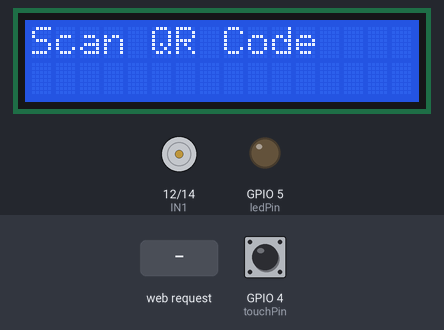
A sketch run on a simulated ESP32. On the bench: 16×2 character LCD, motor-driver pin pairs drawn as motors (green arrow = first pin HIGH = forward, orange = second pin HIGH = backward, longer = more drive, scaled by the enable pin), output pins drawn as LEDs (lit = HIGH). The test bench sets the inputs (shaded band); at power-on: GPIO 4 (touchPin) LOW. WiFi joins after 1.5 s; servers stay silent unless stated; what the sketch prints to the serial monitor is not drawn.

Above: at 5.2 s.
5.3 s: GPIO 4 (touchPin) pulled HIGH for 0.15 s
At 6.4 s:
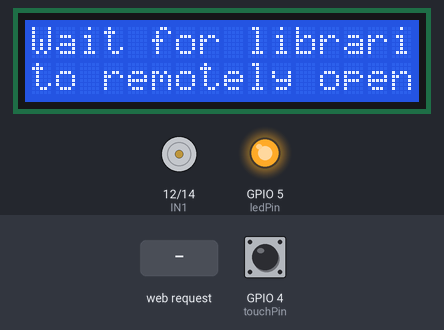
6.9 s: HTTP request GET /access-granted received
At 7.4 s:
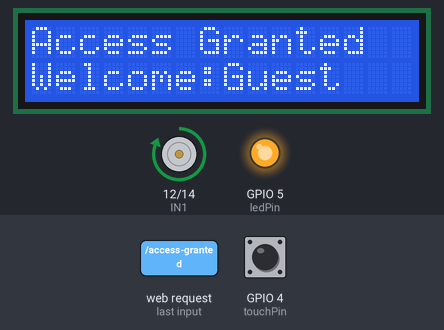
9.9 s: HTTP request GET /open_door_and_turn_off_led received
At 10.9 s:
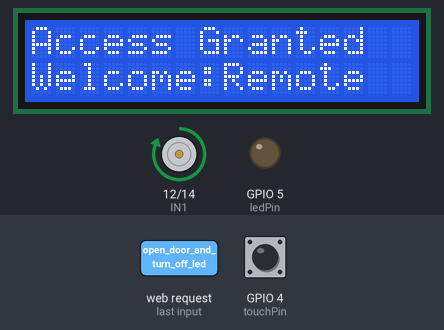
12.9 s: HTTP request GET /access-denied received
At 13.2 s:
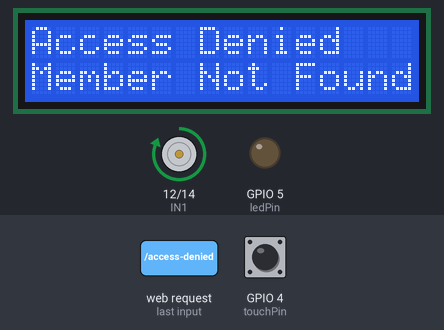
15.9 s: HTTP request GET /scanning?data=1 received
18.9 s: HTTP request GET /access-granted?user=1 received
At 20.0 s:
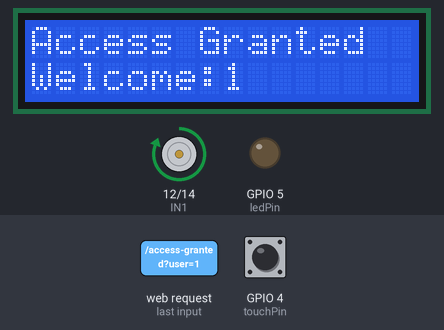
Timing chart, 0 to 30.4 s (numbered marks = the images above; inputs shaded):
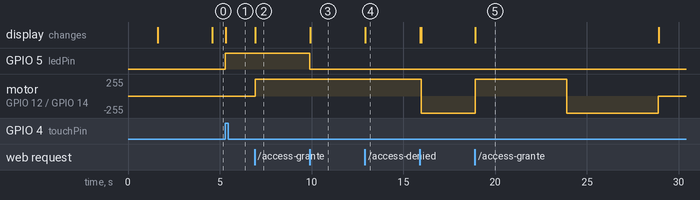

The sketch:

Final_Entry_Code.ino
```cpp
#include <WiFi.h>
#include <WebServer.h>
#include <LiquidCrystal_I2C.h>

// WiFi credentials
const char* ssid = "Tema";
const char* password = "Tema1234";

IPAddress local_IP(192, 168, 15, 69);
IPAddress gateway(192, 168, 15, 1);
IPAddress subnet(255, 255, 255, 0);


// Motor pins
const int IN1 = 12;
const int IN2 = 14;
const int ENA = 13;  // Motor enable pin (digital ON/OFF)

// Touch sensor and LED pins
const int touchPin = 4;  // Touch sensor input pin
const int ledPin = 5;    // LED output pin (indicator LED)

// LCD setup
LiquidCrystal_I2C lcd(0x27, 16, 2);

// Web server
WebServer server(80);

// Timing parameters
const unsigned long doorOpenTime = 5000;    // 5 seconds door open
const unsigned long doorCloseTime = 5000;   // 5 seconds door close
const unsigned long thankYouTime = 3000;    // 3 seconds thank you display
const unsigned long toggleInterval = 3000;  // 3 seconds toggle welcome/scan prompt

// Display states
enum DisplayState {
  WELCOME_SCAN_ALTERNATE,
  SHOW_SCANNING,
  SHOW_ACCESS_GRANTED,
  SHOW_ACCESS_DENIED,
  SHOW_THANK_YOU,
  SHOW_TOUCH_WAIT
};

DisplayState currentDisplay = WELCOME_SCAN_ALTERNATE;
unsigned long lastToggleTime = 0;

// Variables for scanned data and user info
String scannedData = "";
String accessUser = "";

// Door control variables
bool doorOpening = false;
unsigned long doorActionStartTime = 0;

// Touch sensor state
bool touchRequested = false;
bool ledState = false;  // track LED state

// Door state machine
enum DoorState {
  DOOR_IDLE,
  DOOR_OPENING,
  DOOR_CLOSING,
  DOOR_DONE
};
DoorState doorState = DOOR_IDLE;

void setup() {
  Serial.begin(115200);
  WiFi.mode(WIFI_STA);

  pinMode(IN1, OUTPUT);
  pinMode(IN2, OUTPUT);
  pinMode(ENA, OUTPUT);

  pinMode(touchPin, INPUT);
  pinMode(ledPin, OUTPUT);
  digitalWrite(ledPin, LOW);  // LED off initially

  lcd.init();
  lcd.backlight();

  // Configure static IP (optional)
  if (!WiFi.config(local_IP, gateway, subnet)) {
    Serial.println("Failed to configure static IP");
  }

  WiFi.begin(ssid, password);
  lcd.clear();
  lcd.print("Connecting WiFi");
  while (WiFi.status() != WL_CONNECTED) {
    delay(500);
    Serial.print(".");
  }
  Serial.println("\nWiFi connected");
  Serial.print("IP: ");
  Serial.println(WiFi.localIP());

  lcd.clear();

  // Setup HTTP routes
  server.on("/scanning", HTTP_GET, handleScanning);
  server.on("/access-granted", HTTP_GET, handleAccessGranted);
  server.on("/access-denied", HTTP_GET, handleAccessDenied);

  // Endpoints for LED control and door open
  server.on("/open_door", HTTP_GET, handleOpenDoor);
  server.on("/turn_on_led", HTTP_GET, handleTurnOnLed);
  server.on("/turn_off_led", HTTP_GET, handleTurnOffLed);

  // New endpoint: open door and turn off LED
  server.on("/open_door_and_turn_off_led", HTTP_GET, handleOpenDoorAndTurnOffLed);

  server.begin();
  Serial.println("HTTP server started");

  // Start with welcome/scan alternating display
  currentDisplay = WELCOME_SCAN_ALTERNATE;
  lastToggleTime = millis();
  updateLCD();
}

void loop() {
  // Read touch sensor
  int touchState = digitalRead(touchPin);

  if (touchState == HIGH) {  // Adjust if your sensor is active LOW
    if (!ledState) { // prevent overriding remote LED control
      digitalWrite(ledPin, HIGH);
      ledState = true;
    }

    if (!touchRequested) {
      touchRequested = true;
      Serial.println("Sensor activated:librarian alert");
      currentDisplay = SHOW_TOUCH_WAIT;
      updateLCD();
    }
  } else if (!ledState) { // only turn off LED if remote control not active
    digitalWrite(ledPin, LOW);
    if (touchRequested) {
      touchRequested = false;
      if (!doorOpening) {
        currentDisplay = WELCOME_SCAN_ALTERNATE;
        lastToggleTime = millis();
        updateLCD();
      }
    }
  }

  server.handleClient();

  // Door open/close logic (state machine)
  if (doorOpening) {
    unsigned long now = millis();
    switch (doorState) {
      case DOOR_OPENING:
        if (now - doorActionStartTime < doorOpenTime) {
          // Run motor forward (open)
          digitalWrite(IN1, HIGH);
          digitalWrite(IN2, LOW);
          digitalWrite(ENA, HIGH);
        } else {
          // Start closing
          doorActionStartTime = now;
          doorState = DOOR_CLOSING;
        }
        break;
      case DOOR_CLOSING:
        if (now - doorActionStartTime < doorCloseTime) {
          // Run motor reverse (close)
          digitalWrite(IN1, LOW);
          digitalWrite(IN2, HIGH);
          digitalWrite(ENA, HIGH);
        } else {
          stopMotor();
          doorActionStartTime = now;
          doorState = DOOR_DONE;
          currentDisplay = SHOW_THANK_YOU;
          updateLCD();
        }
        break;
      case DOOR_DONE:
        if (now - doorActionStartTime > thankYouTime) {
          doorOpening = false;
          doorState = DOOR_IDLE;
          currentDisplay = WELCOME_SCAN_ALTERNATE;
          lastToggleTime = millis();
          updateLCD();
        }
        break;
      default:
        break;
    }
  }

  // Alternate welcome and scan prompt when idle and no touch request
  if (!doorOpening && !touchRequested && currentDisplay == WELCOME_SCAN_ALTERNATE) {
    if (millis() - lastToggleTime > toggleInterval) {
      toggleWelcomeScan();
      lastToggleTime = millis();
    }
  }
}

// HTTP handler: scanning in progress
void handleScanning() {
  if (server.hasArg("data")) {
    scannedData = server.arg("data");
    Serial.println("Scanning data: " + scannedData);
    currentDisplay = SHOW_SCANNING;
    updateLCD();
    server.sendHeader("Access-Control-Allow-Origin", "*");
    server.send(200, "text/plain", "Scanning displayed");
  } else {
    server.sendHeader("Access-Control-Allow-Origin", "*");
    server.send(400, "text/plain", "Missing data parameter");
  }
}

// HTTP handler: access granted
void handleAccessGranted() {
  if (server.hasArg("user")) {
    accessUser = server.arg("user");
  } else {
    accessUser = "Guest";
  }
  Serial.println("Access granted for user: " + accessUser);

  server.sendHeader("Access-Control-Allow-Origin", "*");
  server.send(200, "text/plain", "Door opening started");

  doorOpening = true;
  doorActionStartTime = millis();
  doorState = DOOR_OPENING;

  currentDisplay = SHOW_ACCESS_GRANTED;
  updateLCD();
}

// HTTP handler: access denied
void handleAccessDenied() {
  Serial.println("Access denied");

  server.sendHeader("Access-Control-Allow-Origin", "*");
  server.send(200, "text/plain", "Access denied displayed");

  currentDisplay = SHOW_ACCESS_DENIED;
  updateLCD();

  unsigned long start = millis();
  while (millis() - start < 3000) {
    server.handleClient();
    delay(10);
  }

  currentDisplay = WELCOME_SCAN_ALTERNATE;
  lastToggleTime = millis();
  updateLCD();
}

// HTTP handler: open door remotely
void handleOpenDoor() {
  Serial.println("Remote door open command received");
  server.sendHeader("Access-Control-Allow-Origin", "*");
  server.send(200, "text/plain", "Door opening started");
  doorOpening = true;
  doorActionStartTime = millis();
  doorState = DOOR_OPENING;
  currentDisplay = SHOW_ACCESS_GRANTED;
  accessUser = "Remote";
  updateLCD();
}

// HTTP handler: turn on LED remotely
void handleTurnOnLed() {
  Serial.println("Remote LED ON");
  digitalWrite(ledPin, HIGH);
  ledState = true;
  server.sendHeader("Access-Control-Allow-Origin", "*");
  server.send(200, "text/plain", "LED turned ON");
}

// HTTP handler: turn off LED remotely
void handleTurnOffLed() {
  Serial.println("Remote LED OFF");
  digitalWrite(ledPin, LOW);
  ledState = false;
  server.sendHeader("Access-Control-Allow-Origin", "*");
  server.send(200, "text/plain", "LED turned OFF");
}

// NEW: HTTP handler: open door AND turn off LED remotely
void handleOpenDoorAndTurnOffLed() {
  Serial.println("Remote command: open door and turn off LED");
  digitalWrite(ledPin, LOW); // Turn off LED
  ledState = false;
  doorOpening = true;
  doorActionStartTime = millis();
  doorState = DOOR_OPENING;
  currentDisplay = SHOW_ACCESS_GRANTED;
  accessUser = "Remote";
  updateLCD();
  server.sendHeader("Access-Control-Allow-Origin", "*");
  server.send(200, "text/plain", "LED turned off, door opening started");
}

// Motor control functions
void stopMotor() {
  digitalWrite(IN1, LOW);
  digitalWrite(IN2, LOW);
  digitalWrite(ENA, LOW);
}

// Toggle welcome and scan prompt on LCD
void toggleWelcomeScan() {
  static bool showWelcome = true;
  lcd.clear();
  if (showWelcome) {
    lcd.setCursor(0, 0);
    lcd.print("Welcome to");
    lcd.setCursor(0, 1);
    lcd.print("Uneswa Library");
  } else {
    lcd.setCursor(0, 0);
    lcd.print("Scan QR Code");
  }
  showWelcome = !showWelcome;
}

// Update LCD according to current display state
void updateLCD() {
  lcd.clear();
  switch (currentDisplay) {
    case WELCOME_SCAN_ALTERNATE:
      toggleWelcomeScan();
      break;
    case SHOW_SCANNING:
      lcd.setCursor(0, 0);
      lcd.print("Scanning:");
      lcd.setCursor(0, 1);
      lcd.print(scannedData.length() > 16 ? scannedData.substring(0, 16) : scannedData);
      break;
    case SHOW_ACCESS_GRANTED:
      lcd.setCursor(0, 0);
      lcd.print("Access Granted");
      lcd.setCursor(0, 1);
      lcd.print("Welcome:");
      lcd.print(accessUser.length() > 10 ? accessUser.substring(0, 10) : accessUser);
      break;
    case SHOW_ACCESS_DENIED:
      lcd.setCursor(0, 0);
      lcd.print("Access Denied");
      lcd.setCursor(0, 1);
      lcd.print("Member Not Found");
      break;
    case SHOW_THANK_YOU:
      lcd.setCursor(0, 0);
      lcd.print("Thank You");
      break;
    case SHOW_TOUCH_WAIT:
      lcd.setCursor(0, 0);
      lcd.print("Wait for librarian");
      lcd.setCursor(0, 1);
      lcd.print("to remotely open");
      break;
  }
}
```

Measured:
- after the input at 5.3 s, GPIO 5 (ledPin): LOW → HIGH at once; the display: changes at once (image 1)
- after the input at 6.9 s, motor on GPIO 12 (IN1) / GPIO 14 (IN2): stopped → forward 255/255 at once; the display: changes at once (image 2)
- after the input at 9.9 s, GPIO 5 (ledPin): HIGH → LOW at once; motor on GPIO 12 (IN1) / GPIO 14 (IN2): stays forward 255/255 (without the input it goes to backward 255/255 after 2.0 s); the display: changes at once (image 3)
- after the input at 12.9 s, motor on GPIO 12 (IN1) / GPIO 14 (IN2): stays forward 255/255 (without the input it goes to backward 255/255 after 2.0 s); the display: changes at once (image 4)
- after the input at 18.9 s, motor on GPIO 12 (IN1) / GPIO 14 (IN2): backward 255/255 → forward 255/255 at once, → backward 255/255 5.0 s later, → stopped 5.0 s later; the display: changes at once (image 5)
